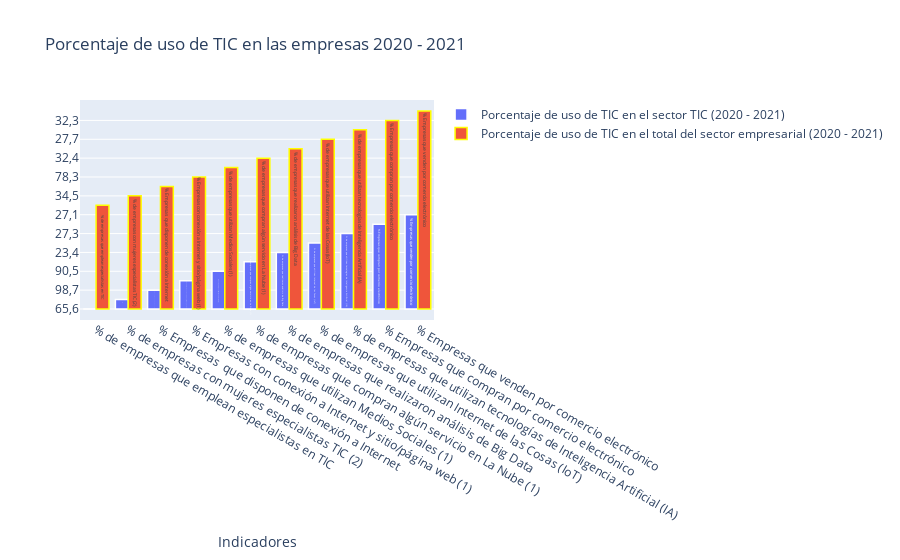

The notebook cell this image was saved under:
### Code cell
trace1 = go.Bar(x = uso_especialistas_tic['Tipo de indicador'][uso_especialistas_tic['Sectores TIC'] == 'TOTAL SECTOR TIC'],
               y = uso_especialistas_tic['Total'][uso_especialistas_tic['Sectores TIC'] == 'TOTAL SECTOR TIC'],
               name = 'Porcentaje de uso de TIC en el sector TIC (2020 - 2021)',
               marker = dict(
                            line = dict(color='rgb(255,255,255)', width = 1.5)),
               text = uso_especialistas_tic['Tipo de indicador'][uso_especialistas_tic['Sectores TIC'] == 'TOTAL SECTOR EMPRESARIAL'])

trace2 = go.Bar(x = uso_especialistas_tic['Tipo de indicador'][uso_especialistas_tic['Sectores TIC'] == 'TOTAL SECTOR EMPRESARIAL'],
               y = uso_especialistas_tic['Total'][uso_especialistas_tic['Sectores TIC'] == 'TOTAL SECTOR EMPRESARIAL'],
               name = 'Porcentaje de uso de TIC en el total del sector empresarial (2020 - 2021)',
               marker = dict(
                            line = dict(color='yellow', width = 1.5)),
               text = uso_especialistas_tic['Tipo de indicador'][uso_especialistas_tic['Sectores TIC'] == 'TOTAL SECTOR EMPRESARIAL'])



data = [trace1, trace2]

layout = go.Layout(barmode = "group", title= 'Porcentaje de uso de TIC en las empresas 2020 - 2021', xaxis=dict(title='Indicadores'))

fig = go.Figure(data = data, layout = layout)

iplot(fig)

### Figure 1 — Plotly figure (JSON) as saved in the notebook; plotly's stock layout.template omitted (floating-point values rounded to 4 significant figures)
{"data": [{"marker": {"line": {"color": "rgb(255,255,255)", "width": 1.5}}, "name": "Porcentaje de uso de TIC en el sector TIC (2020 - 2021)", "text": ["% de empresas que emplean especialistas en TIC", "% de empresas con mujeres especialistas TIC (2)", "% Empresas  que disponen de conexión a Internet", "% Empresas con conexión a Internet y sitio/página web (1)", "% de empresas que utilizan Medios Sociales (1)", "% de empresas que compran algún servicio en La Nube (1)", "% de empresas que realizaron análisis de Big Data", "% de empresas que utilizan Internet de las Cosas (IoT)", "% de empresas que utilizan tecnologías de Inteligencia Artificial (IA)", "% Empresas que compran por comercio electrónico", "% Empresas que venden por comercio electrónico"], "type": "bar", "x": ["% de empresas que emplean especialistas en TIC", "% de empresas con mujeres especialistas TIC (2)", "% Empresas  que disponen de conexión a Internet", "% Empresas con conexión a Internet y sitio/página web (1)", "% de empresas que utilizan Medios Sociales (1)", "% de empresas que compran algún servicio en La Nube (1)", "% de empresas que realizaron análisis de Big Data", "% de empresas que utilizan Internet de las Cosas (IoT)", "% de empresas que utilizan tecnologías de Inteligencia Artificial (IA)", "% Empresas que compran por comercio electrónico", "% Empresas que venden por comercio electrónico"], "y": ["65,6", "61,2", "98,7", "94,5", "90,5", "67,3", "23,4", "39,2", "27,3", "51,7", "27,1"]}, {"marker": {"line": {"color": "yellow", "width": 1.5}}, "name": "Porcentaje de uso de TIC en el total del sector empresarial (2020 - 2021)", "text": ["% de empresas que emplean especialistas en TIC", "% de empresas con mujeres especialistas TIC (2)", "% Empresas  que disponen de conexión a Internet", "% Empresas con conexión a Internet y sitio/página web (1)", "% de empresas que utilizan Medios Sociales (1)", "% de empresas que compran algún servicio en La Nube (1)", "% de empresas que realizaron análisis de Big Data", "% de empresas que utilizan Internet de las Cosas (IoT)", "% de empresas que utilizan tecnologías de Inteligencia Artificial (IA)", "% Empresas que compran por comercio electrónico", "% Empresas que venden por comercio electrónico"], "type": "bar", "x": ["% de empresas que emplean especialistas en TIC", "% de empresas con mujeres especialistas TIC (2)", "% Empresas  que disponen de conexión a Internet", "% Empresas con conexión a Internet y sitio/página web (1)", "% de empresas que utilizan Medios Sociales (1)", "% de empresas que compran algún servicio en La Nube (1)", "% de empresas que realizaron análisis de Big Data", "% de empresas que utilizan Internet de las Cosas (IoT)", "% de empresas que utilizan tecnologías de Inteligencia Artificial (IA)", "% Empresas que compran por comercio electrónico", "% Empresas que venden por comercio electrónico"], "y": ["16,4", "34,5", "99,0", "78,3", "66,6", "32,4", "11,1", "27,7", "8,3", "32,3", "26,9"]}], "layout": {"barmode": "group", "title": {"text": "Porcentaje de uso de TIC en las empresas 2020 - 2021"}, "xaxis": {"title": {"text": "Indicadores"}}}}
